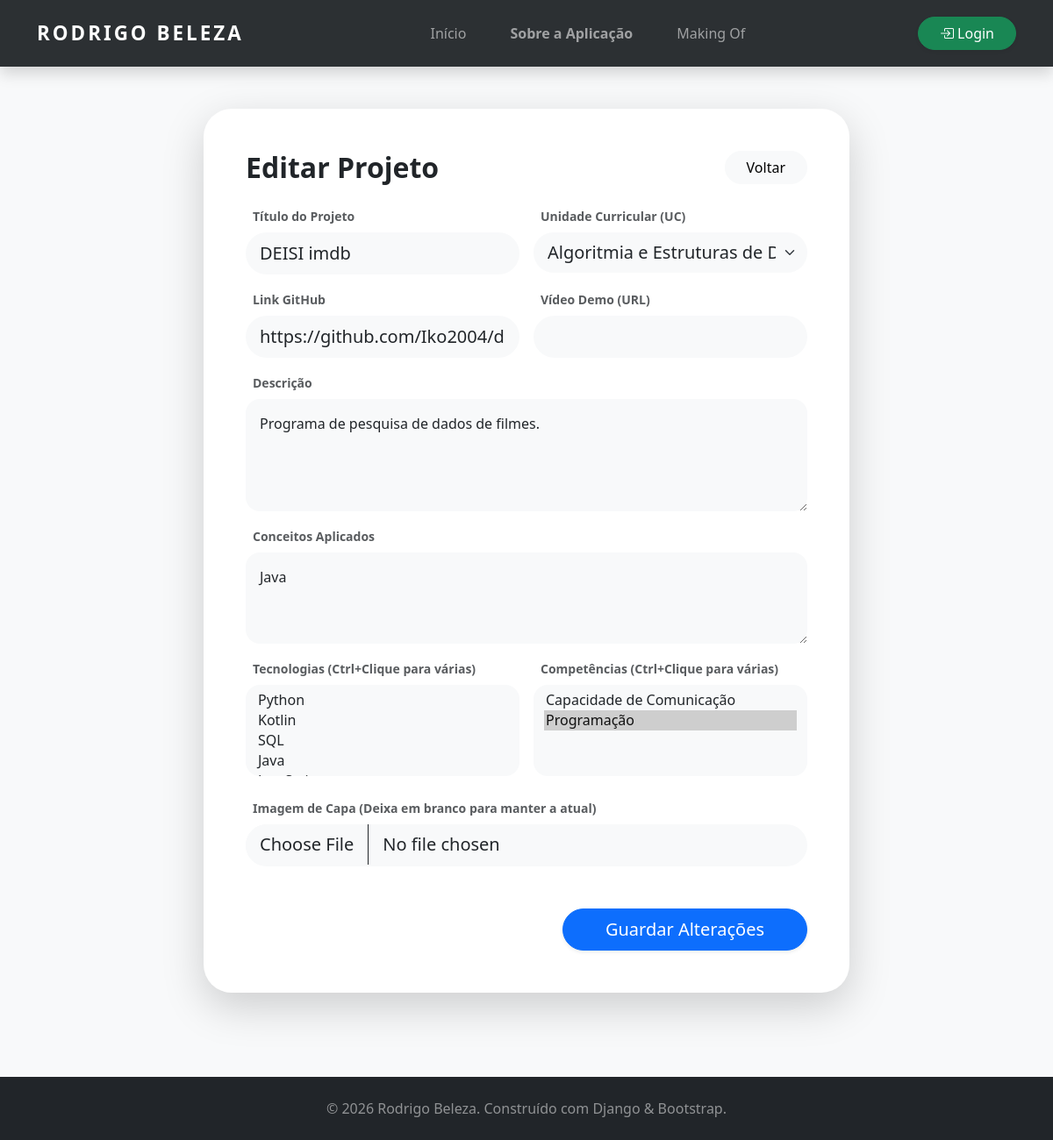
/projetos/editar/1/, run on an earlier commit of the app's database.
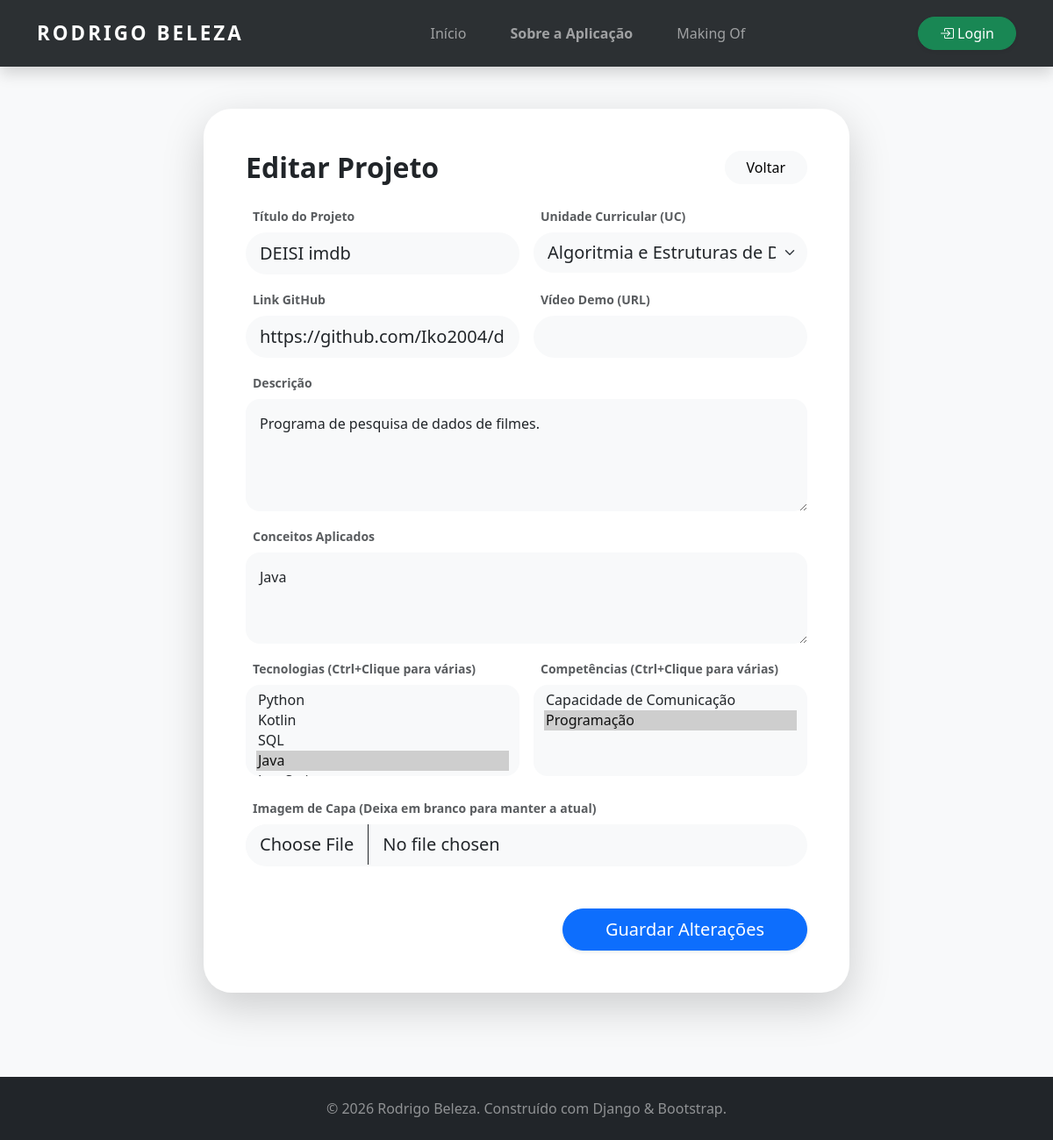
And on a later commit of the database.
### portfolio/models.py (models this page shows, shortened)
class Projeto(models.Model):
    titulo = models.CharField(max_length=200)
    descricao = models.TextField()
    conceitos_aplicados = models.TextField()
    imagem = models.ImageField(upload_to='projetos/')
    video_demo = models.URLField(blank=True, null=True)
    link_github = models.URLField(blank=True, null=True)
    uc = models.ForeignKey(UnidadeCurricular, on_delete=models.SET_NULL, null=True, blank=True, related_name='projetos')
    tecnologias = models.ManyToManyField(Tecnologia, related_name='projetos')
    competencias = models.ManyToManyField(Competencia, blank=True, related_name='projetos')

class UnidadeCurricular(models.Model):
    nome = models.CharField(max_length=200)
    ano = models.IntegerField()
    semestre = models.CharField(max_length=200)
    ects = models.IntegerField()
    imagem = models.ImageField(upload_to='ucs/')
    licenciatura = models.ForeignKey(Licenciatura, on_delete=models.CASCADE, related_name='ucs')
    professores = models.ManyToManyField(Professor, related_name='ucs')

class Competencia(models.Model):
    CATEGORIA_CHOICES = [
        ('Soft', 'Soft Skill'),
        ('Hard', 'Hard Skill'),
    ]
    NIVEL_CHOICES = [
        ('Iniciante', 'Iniciante'),
        ('Intermédio', 'Intermédio'),
        ('Avançado', 'Avançado'),
    ]
    nome = models.CharField(max_length=100)
    categoria = models.CharField(max_length=10, choices=CATEGORIA_CHOICES)
    nivel = models.CharField(max_length=20, choices=NIVEL_CHOICES)

class Tecnologia(models.Model):
    NIVEL_CHOICES = [(i, str(i)) for i in range(1, 6)]
    nome = models.CharField(max_length=100)
    logo = models.ImageField(upload_to='tecnologias/')
    link_oficial = models.URLField()
    detalhes = models.TextField()
    nivel_interesse = models.IntegerField(choices=NIVEL_CHOICES)
    tipo = models.ForeignKey(Tipo, on_delete=models.SET_NULL, null=True, related_name="tecnologias")

### portfolio/views.py (the view, shortened to what this page needs)
# urls.py: path('projetos/editar/<int:id>/', views.editar_projeto, name='editar_projeto'),
def editar_projeto(request, id):
    projeto = get_object_or_404(Projeto, id=id)
    context = {
        'projeto': projeto,
        'todas_tecnologias': Tecnologia.objects.all(),
        'todas_ucs': UnidadeCurricular.objects.all(),
        'todas_competencias': Competencia.objects.all(),
    }
    return render(request, 'portfolio/editar_projeto.html', context)

### portfolio/templates/portfolio/editar_projeto.html (shortened to what the changed rows need)
{% extends 'portfolio/base.html' %}
{% block content %}
<div class="container py-5">
    <div class="row justify-content-center">
        <div class="col-lg-8">
            <div class="card border-0 rounded-5 shadow-lg p-4 p-lg-5 bg-white">
                <div class="d-flex justify-content-between align-items-center mb-4">
                    <h2 class="fw-bold mb-0">Editar Projeto</h2>
                </div>
                <form method="POST" enctype="multipart/form-data">
                    <div class="row g-3">
                        <div class="col-md-6">
                            <label class="form-label small fw-bold text-muted ms-2">Título do Projeto</label>
                            <input type="text" name="titulo" value="{{ projeto.titulo }}" class="form-control form-control-lg rounded-pill bg-light border-0" required>
                        </div>
                        <div class="col-md-6">
                            <label class="form-label small fw-bold text-muted ms-2">Unidade Curricular (UC)</label>
                            <select name="uc" class="form-select form-select-lg rounded-pill bg-light border-0">
                                {% for uc in todas_ucs %}
                                    <option value="{{ uc.id }}" {% if projeto.uc and projeto.uc.id == uc.id %}selected{% endif %}>{{ uc.nome }}</option>
                                {% endfor %}
                            </select>
                        </div>
                        <div class="col-md-6">
                            <label class="form-label small fw-bold text-muted ms-2">Link GitHub</label>
                            <input type="url" name="link_github" value="{{ projeto.link_github }}" class="form-control form-control-lg rounded-pill bg-light border-0">
                        </div>
                        <div class="col-12">
                            <label class="form-label small fw-bold text-muted ms-2">Descrição</label>
                            <textarea name="descricao" class="form-control rounded-4 p-3 bg-light border-0" rows="4" required>{{ projeto.descricao }}</textarea>
                        </div>
                        <div class="col-12">
                            <label class="form-label small fw-bold text-muted ms-2">Conceitos Aplicados</label>
                            <textarea name="conceitos_aplicados" class="form-control rounded-4 p-3 bg-light border-0" rows="3">{{ projeto.conceitos_aplicados }}</textarea>
                        </div>
                        <div class="col-md-6">
                            <label class="form-label small fw-bold text-muted ms-2">Tecnologias (Ctrl+Clique para várias)</label>
                            <select name="tecnologias" class="form-select rounded-4 bg-light border-0" multiple size="4">
                                {% for tech in todas_tecnologias %}
                                    <option value="{{ tech.id }}" {% if tech in projeto.tecnologias.all %}selected{% endif %}>{{ tech.nome }}</option>
                                {% endfor %}
                            </select>
                        </div>
                        <div class="col-md-6">
                            <label class="form-label small fw-bold text-muted ms-2">Competências (Ctrl+Clique para várias)</label>
                            <select name="competencias" class="form-select rounded-4 bg-light border-0" multiple size="4">
                                {% for comp in todas_competencias %}
                                    <option value="{{ comp.id }}" {% if comp in projeto.competencias.all %}selected{% endif %}>{{ comp.nome }}</option>
                                {% endfor %}
                            </select>
                        </div>
                    </div>
                </form>
            </div>
        </div>
    </div>
</div>
{% endblock %}

What changed in the data, as far as the page shows it:
changed Projeto "DEISI imdb": tecnologias (not shown) → "Python / Kotlin / SQL / Java ☑"
Also different on the page:
form field tecnologias: "Python / Kotlin / SQL / Java" → (not shown)
